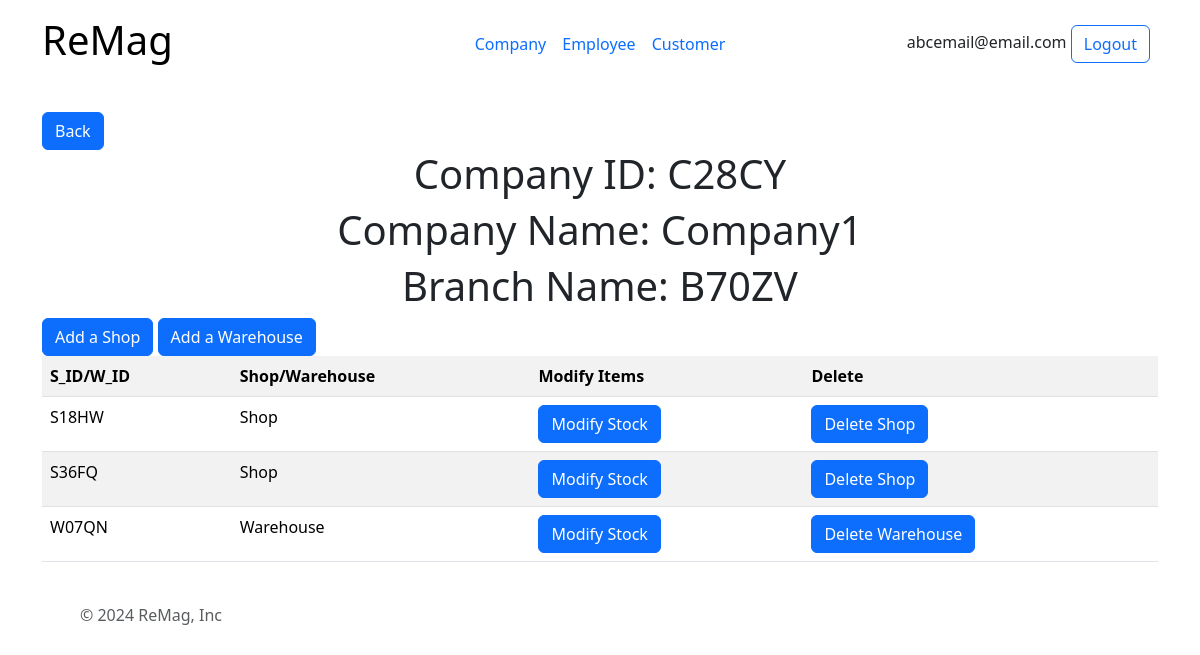
The app's page /branch/B70ZV (signed in), older data.
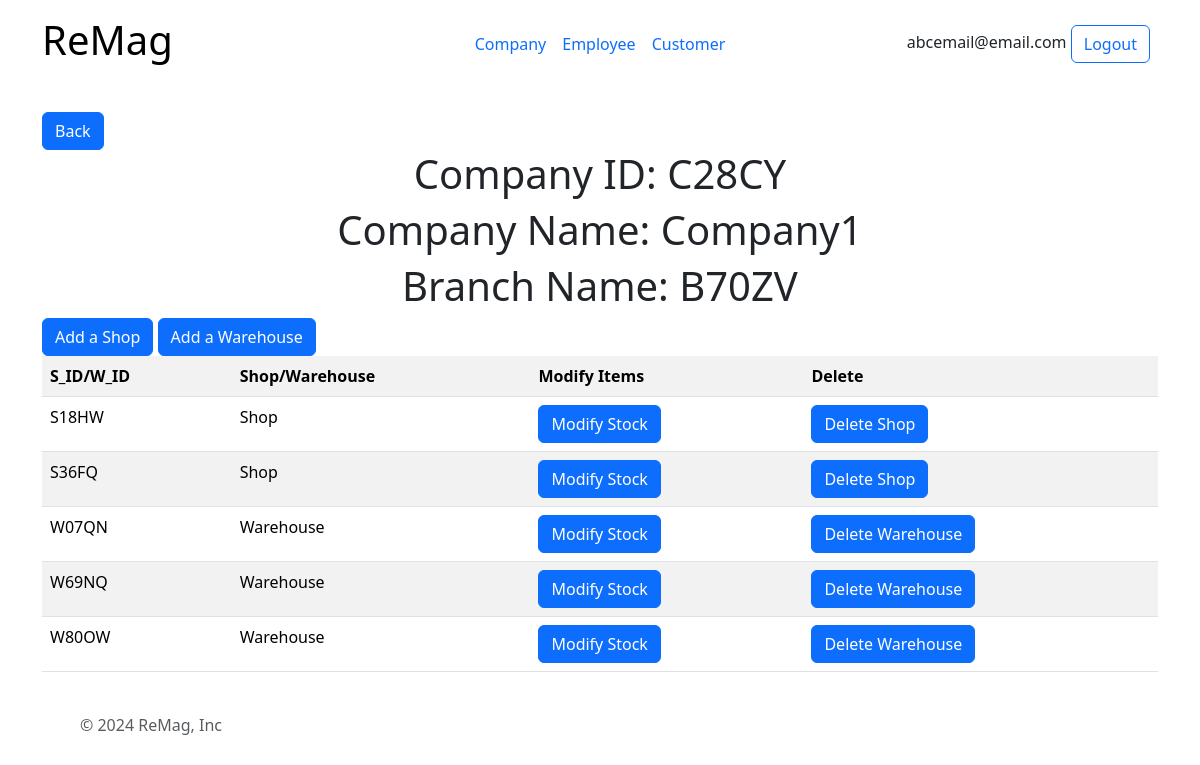
The same page, newer data.
### all/models.py (models this page shows)
class Store(models.Model):
    s_id=models.CharField(primary_key=True,max_length=5)
    branch=models.ForeignKey(Branch,on_delete=models.CASCADE)

class Warehouse(models.Model):
    w_id=models.CharField(primary_key=True,max_length=5)
    branch=models.ForeignKey(Branch,on_delete=models.CASCADE)

### all/views.py (the view)
# urls.py: path("branch/<str:b_id>",views.branch_page,name="branchpage"),
def branch_page(request,b_id):
    context = {}
    if 'company' in request.session:
        context['email']=request.session['email']
        context['company']=Company.objects.get(pk=request.session['company'])
        context['branch']=Branch.objects.get(pk=b_id)
        context['stores']=Store.objects.filter(branch=context['branch'])
        context['warehouses']=Warehouse.objects.filter(branch=context['branch'])
    return render(request,"all/company-page.html",context)

### all/templates/all/company-page.html (shortened to what this page needs)
{% extends "all/base.html" %}
{% block content %}
    <button onclick="location.href='/companypage';" class="btn btn-primary">Back</button>
    <h3>Company ID: {{company.c_id}}</h3>
    <h3>Company Name: {{company.c_name}}</h3>
    <h3>Branch Name: {{branch.b_id}}</h3>
    <button type="button" class="btn btn-primary" onclick="location.href = '/add-shop/{{branch.b_id}}';">Add a Shop</button>
    <button type="button" class="btn btn-primary" onclick="location.href = '/add-warehouse/{{branch.b_id}}';">Add a Warehouse</button>
    <table class="table table-striped">
        <tr>
            <th scope="col">S_ID/W_ID</th>
            <th scope="col">Shop/Warehouse</th>
            <th scope="col">Modify Items</th>
            <th scope="col">Delete</th>
        </tr>
        {% for store in stores %}
            <tr>
                <td>{{store.s_id}}</td>
                <td>Shop</td>
                <td><button class="btn btn-primary" onclick="location.href = '/modify-stock/{{branch.b_id}}/{{store.s_id}}';">Modify Stock</button></td>
                <td><button class="btn btn-primary" onclick="location.href = '/delete-store/{{branch.b_id}}/{{store.s_id}}';">Delete Shop</button></td>
            </tr>
        {% endfor %}
        {% for warehouse in warehouses %}
        <tr>
            <td>{{warehouse.w_id}}</td>
            <td>Warehouse</td>
            <td><button class="btn btn-primary" onclick="location.href = '/modify-stock/{{branch.b_id}}/{{warehouse.w_id}}';">Modify Stock</button></td>
            <td><button class="btn btn-primary" onclick="location.href = '/delete-warehouse/{{branch.b_id}}/{{warehouse.w_id}}';">Delete Warehouse</button></td>
        </tr>
        {% endfor %}
    </table>
{% endblock %}

Row changes from the older to the newer data that the page shows:
added Warehouse: w_id "W69NQ"
added Warehouse: w_id "W80OW"
